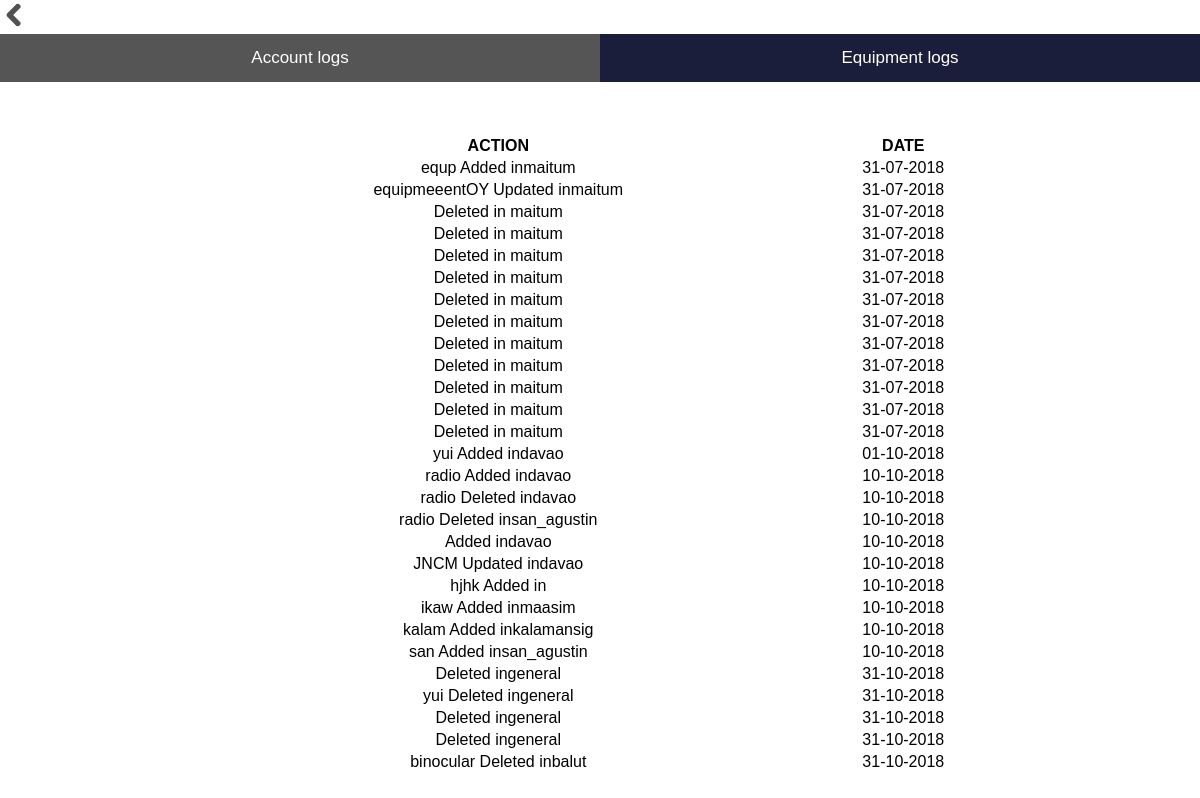
Page /LOGS.php on the committed database.
### tables this page shows
CREATE TABLE `logs` (
	`id`	INTEGER PRIMARY KEY AUTOINCREMENT,
	`type`	TEXT,
	`action`	TEXT,
	`date`	NUMERIC
);

### logsEQUIP_controller.php (called while the page is built)
<?php
    $query = "SELECT * FROM logs WHERE type = 'equipment' ";
    $equip_logs = $db->query($query);
?>

### LOGS.php (the view, shortened to what this page needs)
<?php include ('database.php');
include ('logsEQUIP_controller.php');
 ?>
<!DOCTYPE html>
<html>
<head>
</head>
<body>
<div class="gunther"> <img src="back.png" onclick="history.go(-1);" width="30"></div>
<button class="tablink" onclick="openPage('acc_logs', this, '#1B1E3A')">Account logs</button>
<button class="tablink" onclick="openPage('equip_logs', this, '#1B1E3A')" id="defaultOpen">Equipment logs</button>
<div id="equip_logs" class="tabcontent">
  <table class="table table-striped" style="width: 70%" align="center">
		<thead>
			<tr>
				<th>ACTION</th>
				<th>DATE</th>
			</tr>
		</thead>
	<tbody>
			 <?php
			    while($row = $equip_logs->fetchArray()){
			     ?>
			    <tr>
			        <td><?php echo $row['action']; ?></td>
			        <td><?php echo $row['date']; ?></td>
			    </tr>
	        <?php
	            }
	        ?>
		</tbody>
	</table>
</div>
</body>
</html>

### LOGS.php (style rules this page uses)
* { box-sizing: border-box }
body, html { height: 100%; margin: 0; font-family: Arial; }
.tablink { background-color: #555; color: white; float: left; border: none; outline: none; cursor: pointer; padding: 14px 16px; font-size: 17px; width: 50%; }
.tabcontent { color: black; display: none; padding: 100px 20px; height: 100%; }
table { text-align: center; }
#equip_logs { background-color: white; }

### rows in the picture
logs: action "equp Added inmaitum", date "31-07-2018"
logs: action "equipmeeentOY Updated inmaitum", date "31-07-2018"
logs: action "Deleted in maitum", date "31-07-2018"
logs: action "Deleted in maitum", date "31-07-2018"
logs: action "Deleted in maitum", date "31-07-2018"
logs: action "Deleted in maitum", date "31-07-2018"
logs: action "Deleted in maitum", date "31-07-2018"
logs: action "Deleted in maitum", date "31-07-2018"
logs: action "Deleted in maitum", date "31-07-2018"
logs: action "Deleted in maitum", date "31-07-2018"
logs: action "Deleted in maitum", date "31-07-2018"
logs: action "Deleted in maitum", date "31-07-2018"
logs: action "Deleted in maitum", date "31-07-2018"
logs: action "yui Added indavao", date "01-10-2018"
logs: action "radio Added indavao", date "10-10-2018"
logs: action "radio Deleted indavao", date "10-10-2018"
logs: action "radio Deleted insan_agustin", date "10-10-2018"
logs: action "Added indavao", date "10-10-2018"
logs: action "JNCM Updated indavao", date "10-10-2018"
logs: action "hjhk Added in", date "10-10-2018"
logs: action "ikaw Added inmaasim", date "10-10-2018"
logs: action "kalam Added inkalamansig", date "10-10-2018"
logs: action "san Added insan_agustin", date "10-10-2018"
logs: action "Deleted ingeneral", date "31-10-2018"
logs: action "yui Deleted ingeneral", date "31-10-2018"
logs: action "Deleted ingeneral", date "31-10-2018"
logs: action "Deleted ingeneral", date "31-10-2018"
logs: action "binocular Deleted inbalut", date "31-10-2018"
